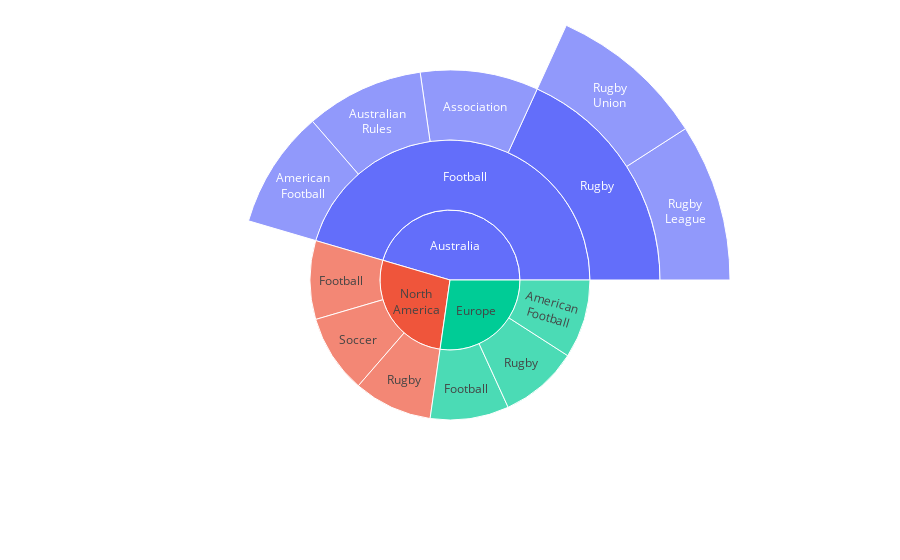

Source (notebook cell):
### Code cell
import plotly.graph_objects as go

fig =go.Figure(go.Sunburst(
 ids=[
    "North America", "Europe", "Australia", "North America - Football", "Soccer",
    "North America - Rugby", "Europe - Football", "Rugby",
    "Europe - American Football","Australia - Football", "Association",
    "Australian Rules", "Autstralia - American Football", "Australia - Rugby",
    "Rugby League", "Rugby Union"
  ],
  labels= [
    "North<br>America", "Europe", "Australia", "Football", "Soccer", "Rugby",
    "Football", "Rugby", "American<br>Football", "Football", "Association",
    "Australian<br>Rules", "American<br>Football", "Rugby", "Rugby<br>League",
    "Rugby<br>Union"
  ],
  parents=[
    "", "", "", "North America", "North America", "North America", "Europe",
    "Europe", "Europe","Australia", "Australia - Football", "Australia - Football",
    "Australia - Football", "Australia - Football", "Australia - Rugby",
    "Australia - Rugby"
  ],
))
fig.update_layout(margin = dict(t=0, l=0, r=0, b=0))

fig.show()

### Figure 1 — Plotly figure (JSON) as saved in the notebook; plotly's stock layout.template omitted (floating-point values rounded to 4 significant figures)
{"data": [{"ids": ["North America", "Europe", "Australia", "North America - Football", "Soccer", "North America - Rugby", "Europe - Football", "Rugby", "Europe - American Football", "Australia - Football", "Association", "Australian Rules", "Autstralia - American Football", "Australia - Rugby", "Rugby League", "Rugby Union"], "labels": ["North<br>America", "Europe", "Australia", "Football", "Soccer", "Rugby", "Football", "Rugby", "American<br>Football", "Football", "Association", "Australian<br>Rules", "American<br>Football", "Rugby", "Rugby<br>League", "Rugby<br>Union"], "parents": ["", "", "", "North America", "North America", "North America", "Europe", "Europe", "Europe", "Australia", "Australia - Football", "Australia - Football", "Australia - Football", "Australia - Football", "Australia - Rugby", "Australia - Rugby"], "type": "sunburst"}], "layout": {"autosize": true, "margin": {"b": 0, "l": 0, "r": 0, "t": 0}}}
